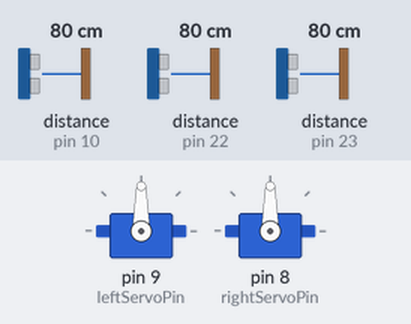
The sketch below on a simulated Arduino Mega 2560, built with avr-gcc and run on an emulated ATmega2560. Parts: 2 × servo. Wiring (inferred from the names in the program): 3 × ultrasonic range finder: trigger pin 2, echo pin 10 / trigger pin 3, echo pin 22 / trigger pin 4, echo pin 23. Inputs (shaded band) come from the test bench; at power-on: distance to the obstacle (sensors on pin 10, pin 23, pin 22) 80 cm. The echo pulse lasts 58.3 µs per cm.

Above: at 3.7 s.
3.8 s: distance to the obstacle (sensor on pin 10) set to 2 cm
At 5.4 s:
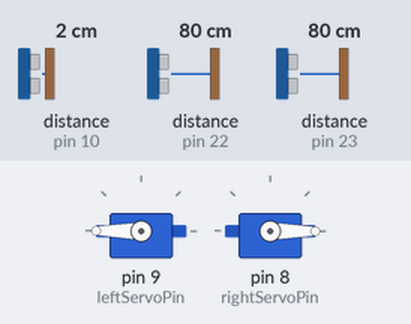
6.3 s: distance to the obstacle (sensor on pin 23) set to 12 cm
7.8 s: distance to the obstacle (sensor on pin 23) set to 9 cm
At 8.4 s:
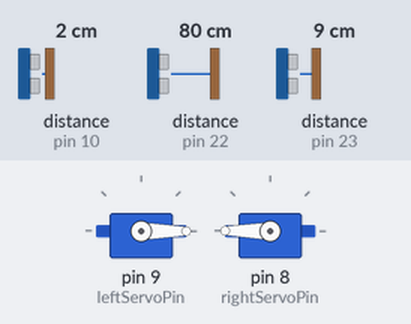
9.4 s: distance to the obstacle (sensor on pin 22) set to 18 cm
11.8 s: distance to the obstacle (sensor on pin 22) set to 14 cm
At 13.6 s:
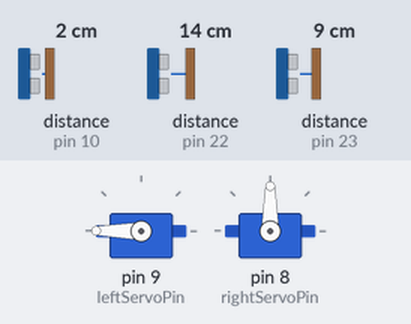
14.8 s: distance to the obstacle (sensor on pin 22) set to 35 cm
At 15.3 s:
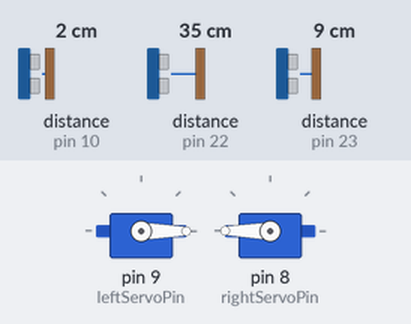
Timing chart, 0 to 17.3 s (numbered marks = the images above; inputs shaded):
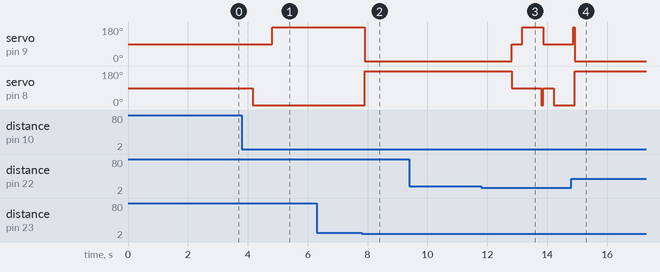

Measured:
- the behaviour switches between 11 and 10 cm on distance to the obstacle (sensor on pin 23) (found by bisection; images 1 and 2)
- the behaviour switches between 17 and 16 cm on distance to the obstacle (sensor on pin 22) (found by bisection; images 2 and 3)
- after the input at 3.8 s, servo on pin 9 (leftServoPin): 90° → 180° after 1.0 s; servo on pin 8 (rightServoPin): 90° → 0° after 0.37 s
- after the input at 6.3 s, every drawn part: stays the same
- after the input at 7.8 s, servo on pin 9 (leftServoPin): 180° → 0° after 0.11 s; servo on pin 8 (rightServoPin): 0° → 180° after 0.11 s
- after the input at 9.4 s, every drawn part: stays the same
- after the input at 11.8 s, servo on pin 9 (leftServoPin): 0° → 90° after 1.0 s, → 180° 0.35 s later, → 90° 0.70 s later; servo on pin 8 (rightServoPin): 180° → 90° after 1.0 s, → 0° 1.4 s later
- after the input at 14.8 s, servo on pin 9 (leftServoPin): goes on until 14.9 s, then stays 0°; servo on pin 8 (rightServoPin): goes on until 14.9 s, then stays 180°

The sketch:

labirinto.ino
```cpp
/* Labirinto Fiera della Robotica 2025. Creato da Alberto Caserta, Alessio Croci, Christopher Guglia e Andrea Cestari Montagnoli. */
// adattato per Robottino rosa

#include <Servo.h>

Servo rightServo;
Servo leftServo;

//#define DEBUG
char lastDirection = 'f';
char lastTurn = 'f';
/* sensori colori analogici - NON UTILIZZATI
const int center = A2;
const int left = A4;
const int right = A0;*/

// wheels
const int leftServoPin = 9;
const int rightServoPin = 8;

/* sensori colori digitali - NON UTILIZZATI
const int leftSensorPin = 13;
const int middleSensorPin = 10;
const int rightSensorPin = 8;*/

// Distance sensors. trig (invia) azzurro - echo (riceve) bianco
const int frontTrigPin = 4;
const int frontEchoPin = 23;

const int rightTrigPin = 2;
const int rightEchoPin = 10;

const int leftTrigPin = 3;
const int leftEchoPin = 22;

// get distance. returns a float in cm
float getDistance(float trig, float echo){
  digitalWrite(trig, LOW);
  delayMicroseconds(2);
  digitalWrite(trig, HIGH);
  delayMicroseconds(10);
  digitalWrite(trig, LOW);

  long duration = pulseIn(echo, HIGH);
  float distance = duration * 0.034 / 2;

  return distance;

}

// function to go forward
void avanti(){
  #ifdef DEBUG
    Serial.println("Voglio andare Avanti");
  #endif
  rightServo.write(0);
  leftServo.write(180);
}

// function to go back
void indietro(){
  #ifdef DEBUG
    Serial.println("Voglio andare Indietro");
  #endif
  rightServo.write(180);
  leftServo.write(0);
}

// function to turn right
void gira_destra(){
  #ifdef DEBUG
    Serial.println("Voglio andare a Destra");
  #endif

  // 1) stop wheels
  fermo();
  delay(100);
  // 2) turn right ( found this in an arduino forum post )
  rightServo.write(90);
  delay(250);
  leftServo.write(180);
  delay(650);
  // 3) go forward a bit else it sees the side where it came from and go in that direction
  lastDirection = 'a';
  lastTurn = 'd';
  avanti();
  while(getDistance(frontTrigPin, frontEchoPin) >= 10) {
    delay(50);
    }
  }

void gira_sinistra(){
  #ifdef DEBUG
    Serial.println("Voglio andare a Sinistra");
  #endif

  // 1) stop
  fermo();
  delay(100);
  // 2) turn left ( found this in an arduino forum post )
  leftServo.write(90);
  delay(250);
  rightServo.write(0);
  delay(650);
  // 3) go forward a bit else it sees the side where it came from and go in that direction
  lastDirection = 'a';
  lastTurn = 's';
  avanti();
  while(getDistance(frontTrigPin, frontEchoPin) >= 10) {
    delay(50);
    }

}

void fermo() {
  #ifdef DEBUG
    Serial.println("Devo stare Fermo");
  #endif
  rightServo.write(90);
  leftServo.write(90);
}

int frontDistance;
int rightDistance;
int leftDistance;

//function that runs on startup. only one time!
void setup() {
  pinMode(leftEchoPin, INPUT);
  pinMode(frontEchoPin, INPUT);
  pinMode(rightEchoPin, INPUT);
  pinMode(leftTrigPin, OUTPUT);
  pinMode(frontTrigPin, OUTPUT);
  pinMode(rightTrigPin, OUTPUT);
  #ifdef DEBUG
    Serial.begin(9600);
  #endif

  leftServo.attach(leftServoPin);
  rightServo.attach(rightServoPin);
 fermo();
 #ifdef DEBUG
    Serial.println("Setup completato");
  #endif
  lastDirection = 'f';
  delay(2500);
}

float lastFrontDistance = 0.0;

// this function runs in a loop after setup
void loop() {
  // get distances
  frontDistance = getDistance(frontTrigPin, frontEchoPin);
  rightDistance = getDistance(rightTrigPin, rightEchoPin);
  leftDistance = getDistance(leftTrigPin, leftEchoPin);
  #ifdef DEBUG
    Serial.print("Distanza Davanti: ");
    Serial.print(frontDistance);
    Serial.print(", Distanza a Destra: ");
    Serial.print(rightDistance);
    Serial.print(", Distanza a Sinistra: ");
    Serial.println(leftDistance);
   #endif


   // check to make the robot decide where to go
   if(frontDistance >= 5 && frontDistance <= 8 && leftDistance <= 15 && rightDistance <= 15 && lastTurn == 's') {
    lastDirection = 'd';
    lastTurn = 'd';
    indietro();
    delay(1000);
    gira_destra();
   } else if(frontDistance >= 5 && frontDistance <= 8 && leftDistance <= 15 && rightDistance <= 15 && lastTurn == 'd') {
    lastDirection = 's';
    lastTurn = 's';
    gira_sinistra();
   }else if(frontDistance >= 5 && frontDistance <= 10) {
      lastDirection = 'i';
      indietro();
      delay(300);
   } else if (frontDistance > rightDistance && frontDistance > leftDistance && lastDirection != 'a') {
    lastDirection = 'a';
    fermo();
    avanti();
   } else if (rightDistance > frontDistance && rightDistance > leftDistance && lastDirection != 'd') {
    lastDirection = 'd';
    lastTurn = 'd';
    gira_destra();
   } else if (leftDistance > frontDistance && leftDistance > rightDistance && lastDirection != 's') {
    lastDirection = 's';
    lastTurn = 's';
    gira_sinistra();
   }
   delay(50);
}
```
